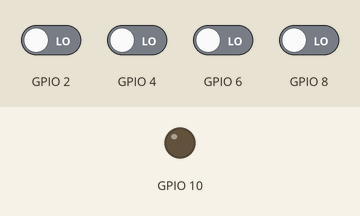
Bench run of a program on a simulated ESP32. On the bench: output pins drawn as LEDs (lit = HIGH). The inputs (shaded band) are chosen by the test bench; at power-on: GPIO 2, GPIO 4, GPIO 6, GPIO 8 LOW. WiFi joins after 1.5 s; servers stay silent unless stated.

Above: at 2.7 s.
2.8 s: GPIO 4 driven HIGH
At 3.6 s:
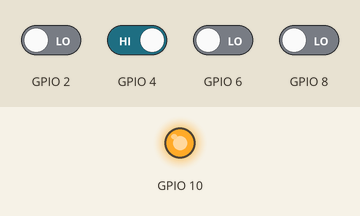
4.3 s: GPIO 4 driven LOW
At 5.5 s:
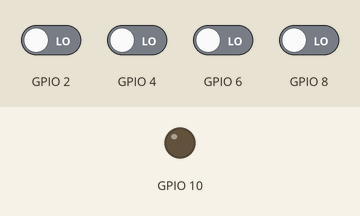
5.8 s: GPIO 8 driven HIGH
At 7.1 s:
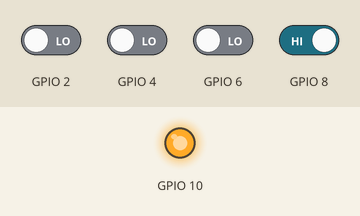
Timing chart, 0 to 8.8 s (numbered marks = the images above; inputs shaded):
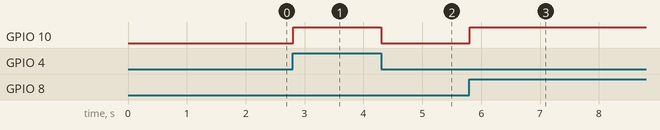

The program:

main.cpp
```cpp
#include <WiFi.h>
#include <WiFiUdp.h>
#include <ArduinoOTA.h>

//    Can be client or even host   //
#ifndef STASSID
#define STASSID "Galaxy_M3111BC"  // Replace with your network credentials
#define STAPSK  "likhith111"
#endif

const char* ssid = STASSID;
const char* password = STAPSK;
int P,Q,R,S,Y;

void OTAsetup() {
  WiFi.mode(WIFI_STA);
  WiFi.begin(ssid, password);
  while (WiFi.waitForConnectResult() != WL_CONNECTED) {
    delay(5000);
    ESP.restart();
  }
  ArduinoOTA.begin();
}

void OTAloop() {
  ArduinoOTA.handle();
}

//-------------------------------------------------------//

void setup(){
  OTAsetup();

  //-------------------//
  // Custom setup code //
  //-------------------//
  pinMode(2, INPUT);
  pinMode(4, INPUT);
  pinMode(6, INPUT);
  pinMode(8, INPUT);
  pinMode(10, OUTPUT);
}

void loop() {
  OTAloop();
  delay(10);  // If no custom loop code ensure to have a delay in loop
  //-------------------//
  // Custom loop code  //
  //-------------------//
  P=digitalRead(2);
  Q=digitalRead(4);
  R=digitalRead(6);
  S=digitalRead(8);
  Y=S||((!R)&&Q);
  digitalWrite(10, Y);
}
```

Measured:
- after the input at 2.8 s, GPIO 10: LOW → HIGH at once
- after the input at 4.3 s, GPIO 10: HIGH → LOW at once
- after the input at 5.8 s, GPIO 10: LOW → HIGH at once
